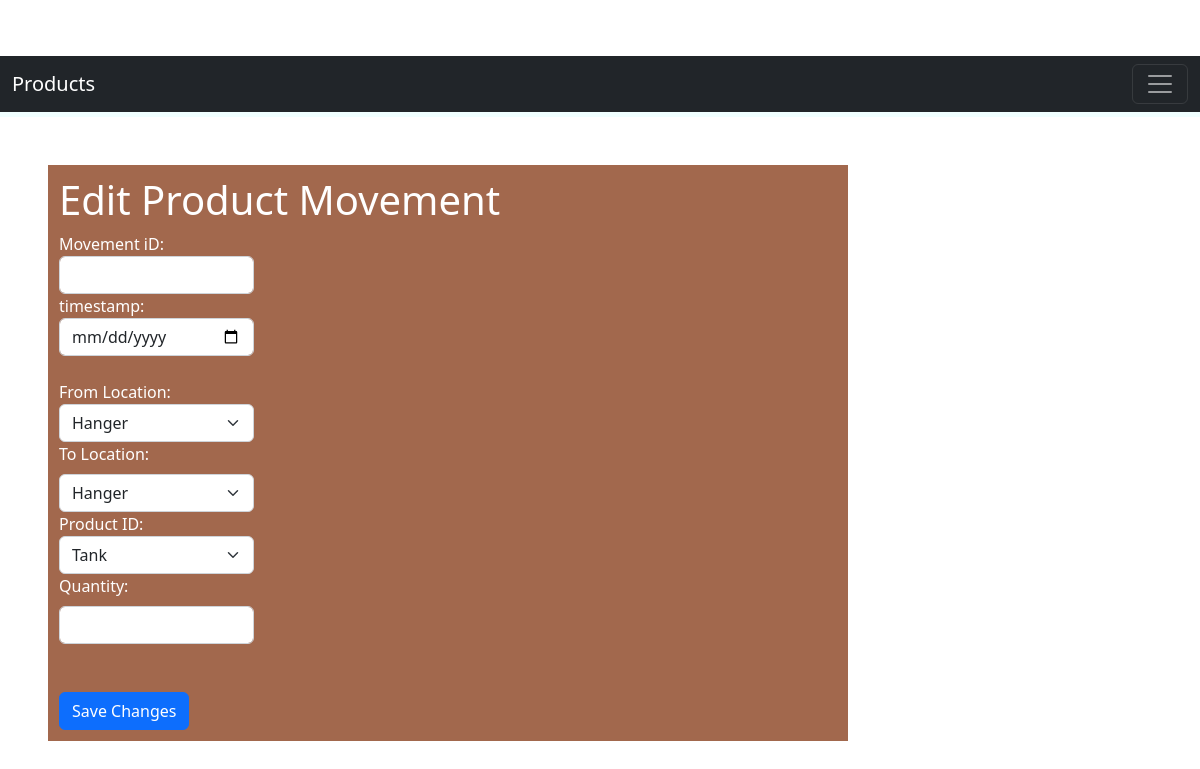
The app's page /edit_product_movement/shoe Transport, older data.
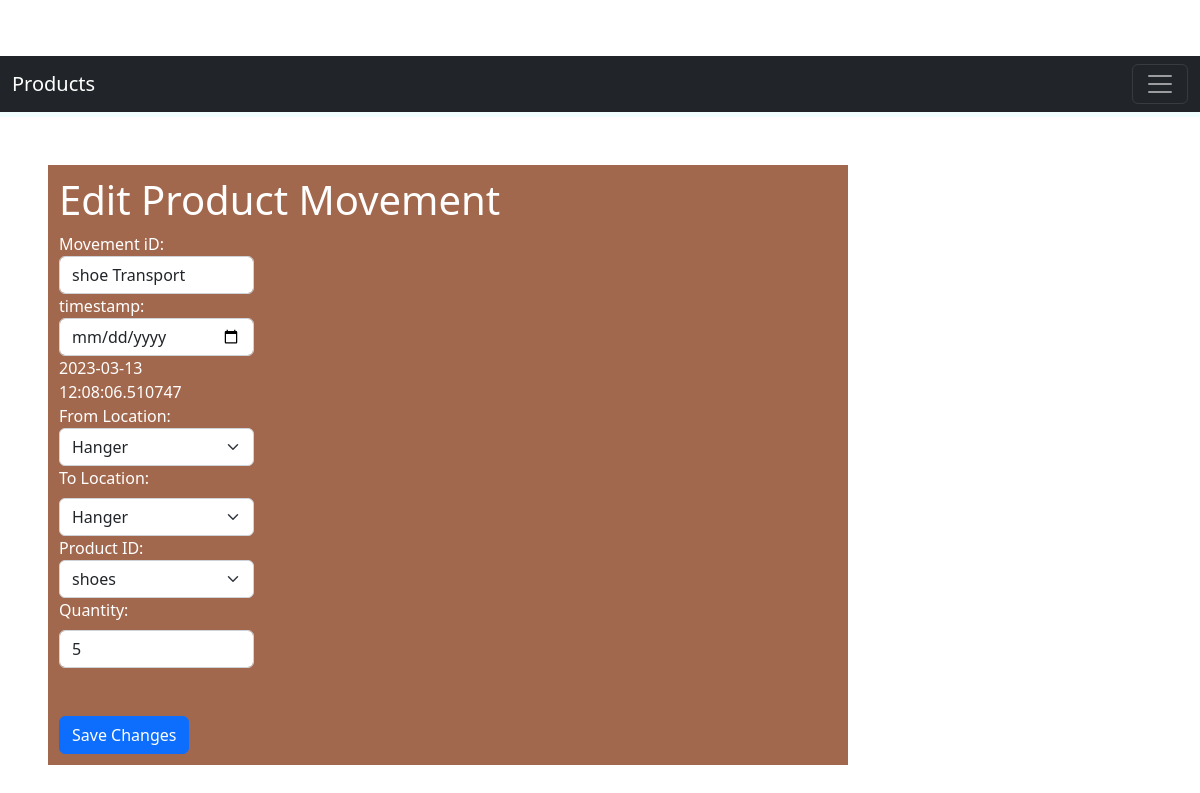
The same page, newer data.
### models.py (models this page shows, shortened)
class ProductMovement(db.Model):
    __tablename__ = 'productMovement'
    movement_id = db.Column(db.String(50), primary_key=True)
    timestamp = db.Column(db.DateTime, nullable=False,default=datetime.datetime.now())
    from_location = db.Column(db.String(50), db.ForeignKey('location.location_id'))
    to_location = db.Column(db.String(50), db.ForeignKey('location.location_id'))
    product_id = db.Column(db.String(50), db.ForeignKey('product.product_id'))
    qty = db.Column(db.Integer, nullable=False)

### App.py (the view, shortened to what this page needs)
@app.route('/edit_product_movement/<movement_id>', methods=['GET', 'POST'])
def edit_product_movement(movement_id):
    product_movement = ProductMovement.query.filter_by(movement_id=movement_id).first()
    products = Product.query.all()
    locations = Location.query.all()
    return render_template('edit_product_movement.html', product_movement=product_movement, product=products, products=products, locations=locations)

### templates/edit_product_movement.html (shortened to what this page needs)
{% include "index.html" %}
<!DOCTYPE html>
<html>
  <head>
  </head>
  <body>
    <div class="all m-5 col-md-8 ">
    <h1>Edit Product Movement</h1>
    <form method="post" action="{{ url_for('edit_product_movement', movement_id=product_movement.movement_id) }}">
      <div class="col-md-3">
      <label >Movement iD: </label>
      <input type="text" class="form-control" name="movement_id" value="{{ product_movement.movement_id }}" required>
    </div>
    <div class="col-md-3">
      <label >timestamp: </label>
      <input type="date" class="form-control" name="timestamp" value="{{ product_movement.timestamp }}" required>
      <label>{{ product_movement.timestamp }} </label>
    </div>
    <div class="col-md-3">
      <label for="from_location">From Location:</label>
      <select class="form-select" name="from_location" >
        {% for location in locations %}
            <option value="{{ location.location_id }}" >{{ location.location_id }}</option>
        {% endfor %}
      </select>
    </div>
    <div class="col-md-3">
      <label class="form-label"  for="to_location">To Location:</label>
      <select class="form-select" name="to_location" >
        {% for location in locations %}
            <option value="{{ location.location_id }}">{{ location.location_id}}</option>
        {% endfor %}
      </select>
    </div>
      <div class="col-md-3">
      <label for="product_id">Product ID:</label>
      <select class="form-select" name="product_id" required>
        {% for product in products %}
          {% if product.product_id == product_movement.product_id %}
            <option value="{{ product.product_id }}" selected>{{ product.product_id }}</option>
          {% else %}
            <option value="{{ product.product_id }}">{{ product.product_id }}</option>
          {% endif %}
        {% endfor %}
      </select>
    </div>
      <div class="col-md-3">
      <label class="form-label" for="qty">Quantity:</label>
      <input type="number" class="form-control" name="qty" value="{{ product_movement.qty }}" required><br><br>
    </div>
      <button type="submit" class="btn btn-primary">Save Changes</button>
    </form>
  </div>
  </body>
</html>

Row changes from the older to the newer data that the page shows:
added ProductMovement: movement_id "shoe Transport", timestamp "2023-03-13 12:08:06.510747", qty "5"
Text that changed along with them:
form field product_id: "Tank" → "shoes"
